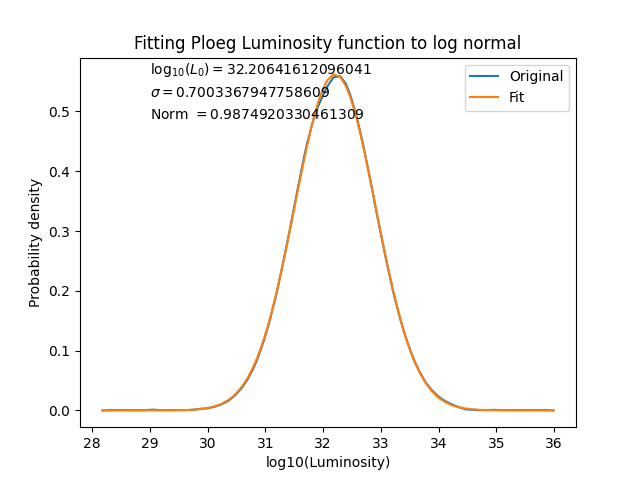

Here is the Python script that generated this plot:
import ploegload
from scipy.optimize import curve_fit
from matplotlib import pyplot as plt
from math import sqrt, e, pi
import numpy as np

L_MIN = 29
L_MAX = 33

INTEGRATION_LOG_STEP = 0.01

def fitUnfixedNorm(logl, logmean, sigma, norm):
    return norm  / (sigma * sqrt(2 * pi)) * np.exp(-(logl - logmean)**2 / (2 * sigma**2))

def fitLogNormal(functionNumber):

    xdata =[]
    ydata =[]
    f = open("C:/Users/goods/Dropbox (MIT)/GCE UROP/luminosity-models-step/ploeg/data/disk.csv")
    lines = f.read().split('\n')
    f.close()
    for line in lines:
        if line == '': continue
        x, y = line.split(",")# log L, dn/dlog L
        xdata.append(float(x))
        ydata.append(float(y))

    popt, pcov = curve_fit(fitUnfixedNorm, xdata, ydata, bounds=((L_MIN, 0.1, 0), (L_MAX, 2, 2)))
    logmean, sigma, norm = popt
    fitYData = [fitUnfixedNorm(l, logmean, sigma, norm) for l in xdata]
    posy = max(np.max(ydata), np.max(fitYData))
    plt.figure()
    plt.title("Fitting Ploeg Luminosity function to log normal")
    plt.xlabel("log10(Luminosity)")
    plt.ylabel("Probability density")
    plt.plot(xdata, ydata, label="Original")
    plt.plot(xdata, fitYData, label="Fit")
    plt.text(L_MIN, posy, "$\log_{{10}}(L_0) = {0}$".format(logmean))
    plt.text(L_MIN, posy-posy/15, "$\sigma = {0}$".format(sigma))
    plt.text(L_MIN, posy-2 * posy/15, "Norm $= {0}$".format(norm))
    plt.legend()
    plt.savefig("fit-to-log-normal.png")
    return logmean, sigma, norm

print(fitLogNormal(ploegload.DISK)) # 32.20641612096041, 0.7003367947758609
plt.show()